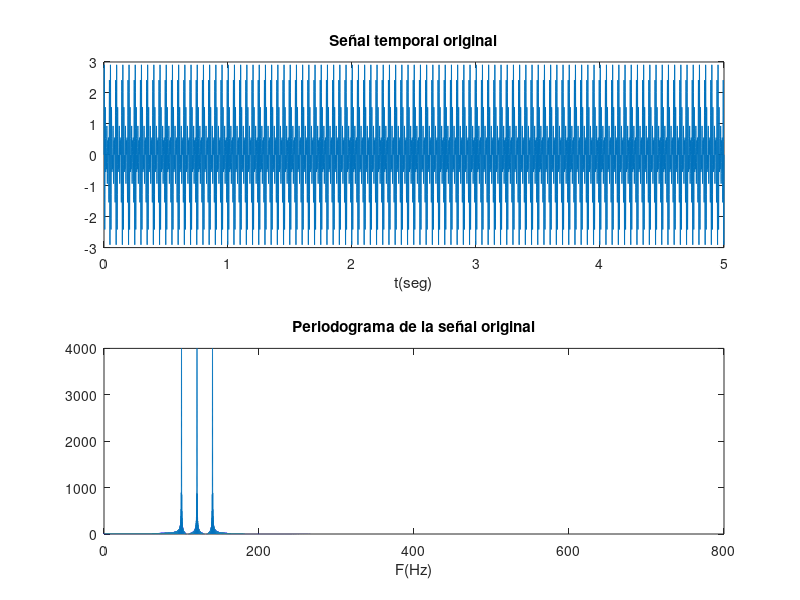

The MATLAB source for this figure: (Note: this script raises an error after producing the figure.)
%% PRÁCTICA 12.3. Filtrado empleando y sin emplear la función filter de Matlab

clc, close all, clear all
%% Generacion señal suma de tres tonos
Fmax=160;
Fs=10*Fmax;
t=0:1/Fs:5;
x=sin(2*pi*100*t)+sin(2*pi*120*t)+sin(2*pi*140*t);
subplot(2,1,1)
plot(t,x)
title('Señal temporal original')
xlabel('t(seg)')
%% Dominio de la frecuencia:
N = length(x);
FACTOR = 256;
nFFT = 2^ceil(log2(N))*FACTOR; % Cálculo de nFFT 
%Aplico la función  FFT de matlab
X=fft(x,nFFT);
% Se calcula el módulo de los complejos llamado PERIODOGRAMA
Periodograma=abs(X);
%Cálculo del EJE de frecuencias: misma cantidad de puntos que PERIODOGRAMA y que están entre 0 y Fs:
f=linspace(0,Fs,nFFT);
% Con los dos ejes listos, ya solo graficamos:
subplot(2,1,2)
plot(f,Periodograma);
% Por simetría de medio período:
axis([0 Fs/2 0 max(Periodograma)]) 
xlabel('F(Hz)')
title('Periodograma de la señal original')
 
%% FILTRO IIR PASA BAJAS: pasa solamente la componente de 100 Hz

% 1.- Mediante FILTER:
f1=[0 110 115 (Fs/2)]/(Fs/2); 
m1=[1  1   0    0];
orden=10;
[b,a]=yulewalk(orden,f1,m1);
senial_filtrada_filter=filter(b,a,x);

%% 2.- Sin el comando FILTER:
%Añadir ceros dependiendo del orden del filtro
xn=[zeros(1,orden), x];
%Crear un vector de ceros de la longitud del vector x enterior
y_aux=zeros(1,length(xn));
y_out=0;%Declarar la variable de salida del filtro

%Iniciar la solución de la ecuación en diferencias
%El vector a se recorre desde el elemento 2
%El vector b se recorre desde el elemento 1
for k=orden+2:length(x)
    for i=1:1:length(a)-1
        y_out=(b(i)*xn(k-i+1))-(a(i+1)*y_aux(k-i))+y_out;
    end
%Agregar las soluciones a partir del "orden-esimo"
%elemento del vector  y_aux.
    y_aux(k)=y_out;
%Hacer 0 la salida para calcular el siguiente elemento
    y_out=0;
end
%Recortar el vector de filtro para ajustarlo al vector tiempo
%Lo primeros "orden" elementos son condiciones iniciales
senial_filtrada_sin_filter=y_aux(orden+1:length(y_aux));
figure
subplot(2,1,1)
plot(t,senial_filtrada_filter)
grid minor
title('Señal filtrada CON FILTER')
ylabel ('amplitud')
xlabel ('tiempo')
subplot(2,1,2)
plot(t,senial_filtrada_sin_filter)
grid minor
title('Señal filtrada SIN FILTER')
ylabel ('amplitud')
xlabel ('tiempo')
 
%% Verificación en el dominio de la frecuencia 
% De la señal filtrada CON FILTER:
X1=fft(senial_filtrada_filter,nFFT);
Periodograma1=abs(X1);
Periodograma1_norm = Periodograma1/ max(Periodograma1);
% De la señal filtrada dos:
X2=fft(senial_filtrada_sin_filter,nFFT);
Periodograma2=abs(X2);
Periodograma2_norm = Periodograma2/ max(Periodograma2);
figure
hold on
plot(f,Periodograma1_norm,'b');
plot(f,Periodograma2_norm,'r:');
% Por simetría de medio período:
xlim([0 Fs/2]) 
xlabel('F(Hz)')
title('Periodograma de la señal filtrada CON FILTER vs SIN FILTER')
legend('CON FILTER','SIN FILTER')
grid minor
